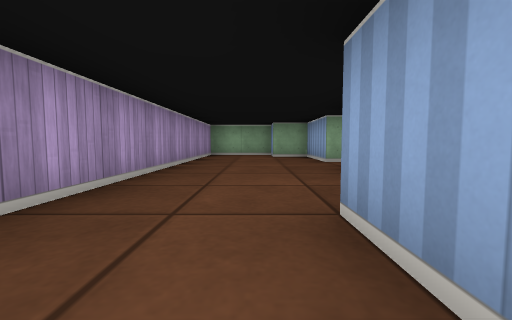
view 1 (above)

13 first-person views from a walk through a cub3D ray-caster map. The camera is about half as high as the walls, tilts 4° down and sees 90° across. The floor is counted in squares. Each view is taken from the middle of a square. On the plan, view 1 faces up. The plan holds only what a view shows up to about 9 squares ahead; the rest is blank.

view 2
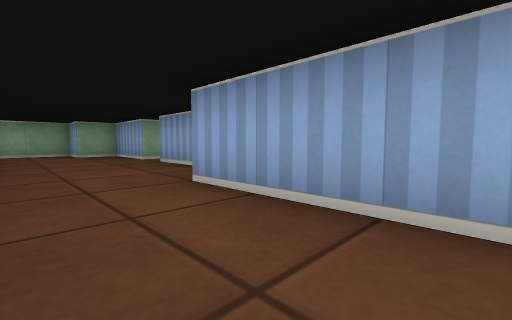

view 3
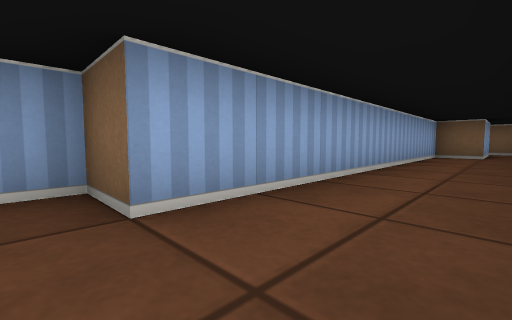

view 4
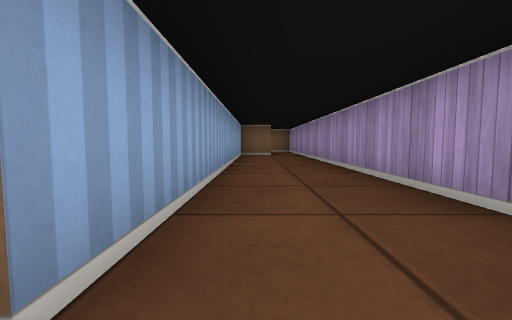

view 5
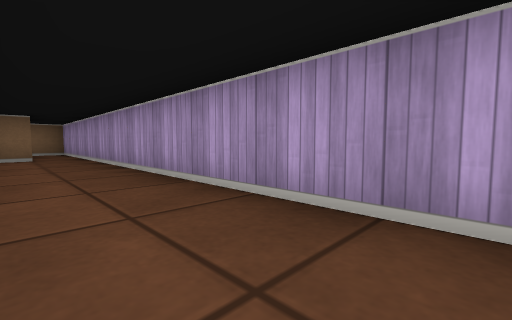

view 6
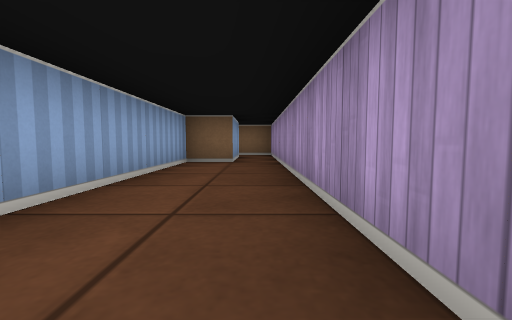

view 7
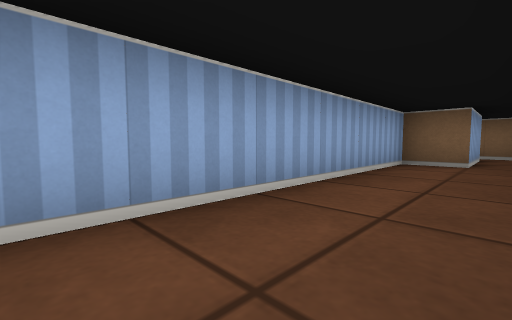

view 8
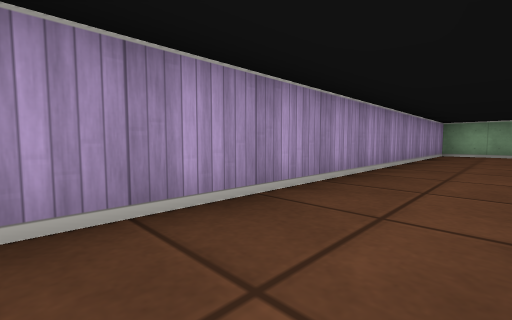

view 9
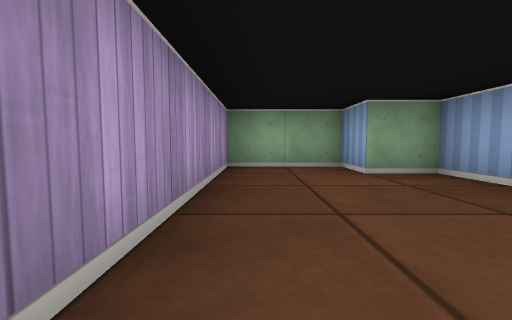

view 10
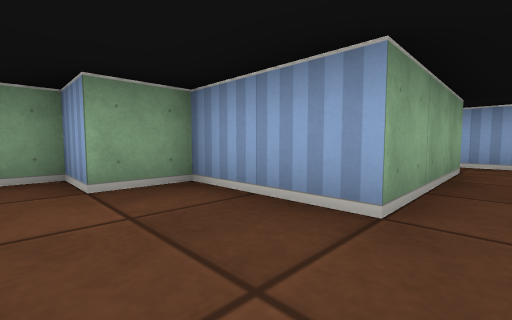

view 11
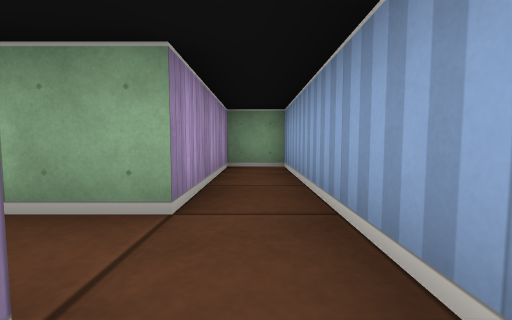

view 12
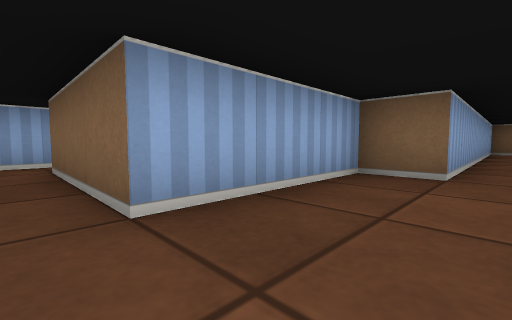

view 13
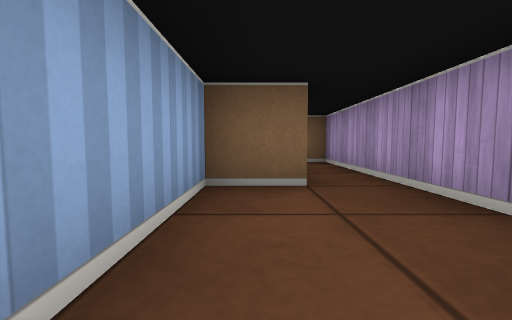

### Floor plan
Points are (right, up) in squares from view 1. A wall is a line through its corners. A room is listed if a view was taken in it or the views show most of it. See-through windows are left out.
Room 1 (views 1, 2, 3, 4, 5, 6, 7, 8, 9, 10, 12, 13)
walls: (1.5, 5.5) (1.5, 7.5) (0.5, 7.5) (0.5, 8.5) (-1.5, 8.5) (-1.5, -9.5) (-0.4, -9.5); (-0.5, -8.5) (-0.5, -6.5) (0.5, -6.5) (0.5, 1.5) (1.5, 1.5) (1.5, 4.5)
ways out: opening at (2, 5) to room 2
Room 2 (view 11)
walls: (5.5, 4.4) (5.5, 8.5) (4.5, 8.5) (4.5, 5.5) (1.5, 5.5); (1.5, 4.5) (4.5, 4.5)
ways out: opening at (2, 5) to room 1

Positions as (right, up) in squares from view 1, and headings:
1: (0, 0), facing up
2: (-1, -1), facing up-right
3: (-1, 2), facing down-right
4: (0, 2), facing down
5: (0, 1), facing down-left
6: (-1, -1), facing down
7: (-1, -1), facing down-right
8: (0, -1), facing up-left
9: (-1, 4), facing up
10: (0, 5), facing up-right
11: (5, 4), facing up
12: (0, 5), facing down-right
13: (0, -4), facing down
